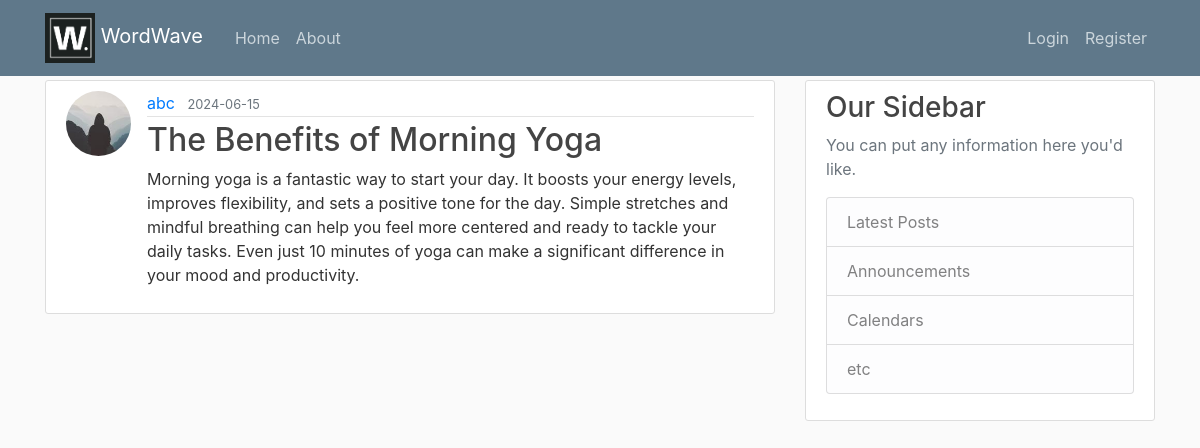
Screenshot of /post/3 with the database file from the repository.
### Flask_Blog/models.py (models this page shows, shortened)
class User(db.Model, UserMixin):
    id= db.Column(db.Integer, primary_key=True)
    username= db.Column(db.String(20), unique=True, nullable=False)
    email= db.Column(db.String(120), unique=True, nullable=False)
    image_file = db.Column(db.String(20), nullable=False, default='default.jpg')
    password= db.Column(db.String(60), nullable=False)
    posts= db.relationship('Post', backref='author', lazy=True)

class Post(db.Model):
    id= db.Column(db.Integer, primary_key=True)
    title = db.Column(db.String(100), nullable=False)
    date_posted = db.Column(db.DateTime, nullable=False, default=datetime.utcnow)
    content = db.Column(db.Text, nullable=False)
    user_id = db.Column(db.Integer, db.ForeignKey('user.id'), nullable=False)

### Flask_Blog/posts/routes.py (the view)
@posts.route("/post/<int:post_id>")
def post(post_id):
    post= Post.query.get_or_404(post_id)
    return render_template('post.html', title=post.title, post=post)

### Flask_Blog/templates/post.html (shortened to what this page needs)
{% extends "layout.html" %} {% block content %}
<article class="media content-section">
  <img class ="rounded-circle article-img" src="{{url_for('static', filename='profile_pics/' + post.author.image_file) }}">
  <div class="media-body">
    <div class="article-metadata">
      <a class="mr-2" href="{{ url_for('users.user_posts', username=post.author.username) }}">{{ post.author.username }}</a>
      <small class="text-muted">{{ post.date_posted.strftime('%Y-%m-%d') }}</small>
    </div>
    <h2 class="article-title" >{{ post.title }}</h2>
    <p class="article-content">{{ post.content }}</p>
  </div>
</article>
{% endblock content %}

### Flask_Blog/static/main.css (style rules this page uses)
body { background: #fafafa; color: #333333; margin-top: 5rem; }
h1, h2, h3, h4, h5, h6 { color: #444444; }
.content-section { background: #ffffff; padding: 10px 20px; border: 1px solid #dddddd; border-radius: 3px; margin-bottom: 20px; }
.article-title { color: #444444; }
.article-content { white-space: pre-line; }
.article-img { height: 65px; width: 65px; margin-right: 16px; }
.article-metadata { padding-bottom: 1px; margin-bottom: 4px; border-bottom: 1px solid #e3e3e3 }

### rows the page displays
User: image_file (picture), author.username "abc"
Post: date_posted "2024-06-15", title "The Benefits of Morning Yoga", content "Morning yoga is a fantastic way to start your day. It boosts your energy levels, improves flexibility, and sets a positive tone for the day. Simple stretches and mindful breathing can help you feel more centered and ready to tackle your daily tasks. Even just 10 minutes of yoga can make a significant difference in your mood and productivity."
